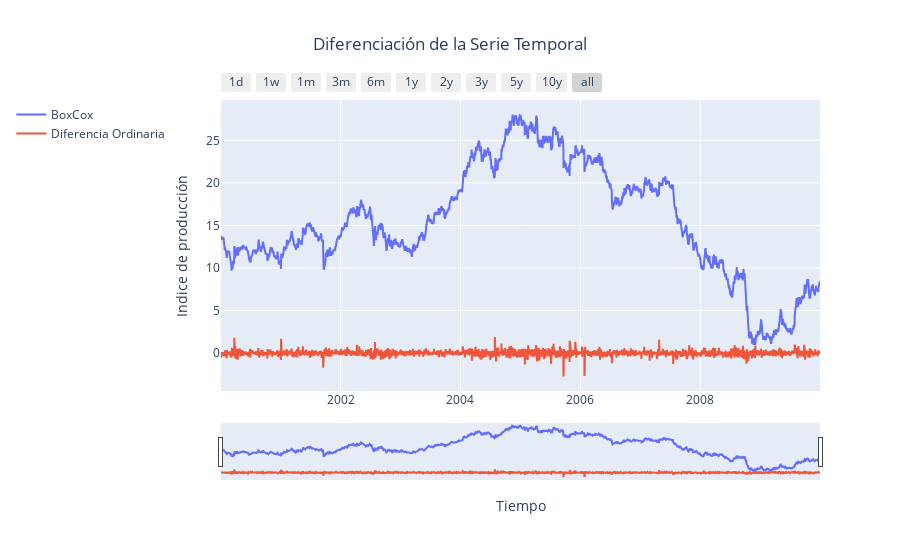

Here is the notebook cell this chart was saved with:
### Markdown cell above
Apliquemos una diferencia ordinaria de orden 1 a la serie

$$
\nabla^1 Y_t=(1-B)^1 Y_t=Y_t-Y_{t-1}
$$

### Code cell
Close_diff = df_completo['BoxCox_Close'].diff()

plot_('Diferenciación de la Serie Temporal', (df_completo.index, df_completo["BoxCox_Close"], "BoxCox"),
      (df_completo.index, Close_diff, "Diferencia Ordinaria"))

### Figure 1 — Plotly figure (JSON) as saved in the notebook; plotly's stock layout.template omitted (floating-point values rounded to 4 significant figures; data arrays with more than 128 entries replaced by an {"elided": "..."} marker saying what was removed)
{"data": [{"line": {"width": 2}, "mode": "lines", "name": "BoxCox", "type": "scatter", "x": {"elided": "3651 str values"}, "y": {"elided": "3651 float values"}}, {"line": {"width": 2}, "mode": "lines", "name": "Diferencia Ordinaria", "type": "scatter", "x": {"elided": "3651 str values"}, "y": {"elided": "3651 float values"}}], "layout": {"legend": {"orientation": "v", "x": -0.35, "xanchor": "left", "y": 1, "yanchor": "top"}, "title": {"text": "Diferenciación de la Serie Temporal", "x": 0.5}, "xaxis": {"rangeselector": {"buttons": [{"count": 1, "label": "1d", "step": "day", "stepmode": "backward"}, {"count": 7, "label": "1w", "step": "day", "stepmode": "backward"}, {"count": 1, "label": "1m", "step": "month", "stepmode": "backward"}, {"count": 3, "label": "3m", "step": "month", "stepmode": "backward"}, {"count": 6, "label": "6m", "step": "month", "stepmode": "backward"}, {"count": 1, "label": "1y", "step": "year", "stepmode": "backward"}, {"count": 2, "label": "2y", "step": "year", "stepmode": "backward"}, {"count": 3, "label": "3y", "step": "year", "stepmode": "backward"}, {"count": 5, "label": "5y", "step": "year", "stepmode": "backward"}, {"count": 10, "label": "10y", "step": "year", "stepmode": "backward"}, {"step": "all"}]}, "rangeslider": {"visible": true}, "title": {"text": "Tiempo"}, "type": "date"}, "yaxis": {"autorange": true, "title": {"text": "Indice de producción"}, "type": "linear"}}}
